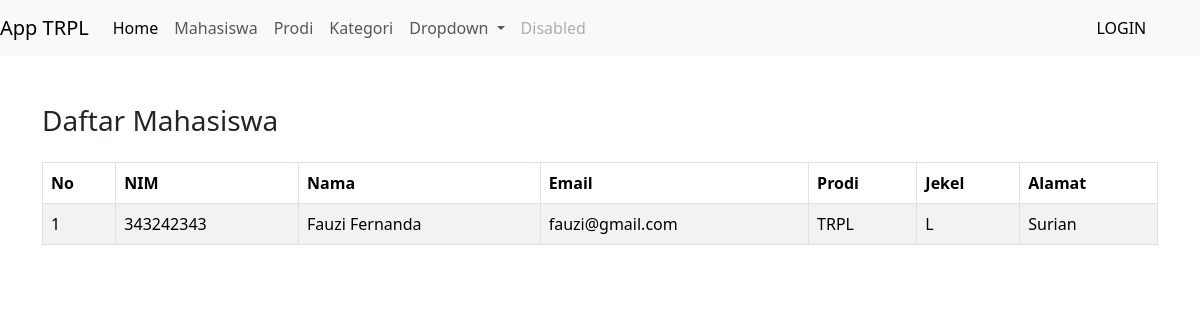
Page /?p=mhs on the committed database.
### tables this page shows
CREATE TABLE `mahasiswa` (
  `nim` varchar(10) NOT NULL,
  `nama` varchar(50) NOT NULL,
  `tgl_lahir` date NOT NULL,
  `jk` enum('L','P') NOT NULL,
  `email` varchar(50) NOT NULL,
  `alamat` varchar(100) NOT NULL,
  `prodi_id` int(11) NOT NULL,
  `hobi` varchar(50) NOT NULL
);

CREATE TABLE `prodi` (
  `id` int(11) NOT NULL,
  `nama_prodi` varchar(50) NOT NULL,
  `jenjang_studi` char(2) NOT NULL,
  `keterangan` varchar(100) NOT NULL
);

### mahasiswa.php (the view, shortened to what this page needs)
<?php
    $aksi = isset($_GET['aksi']) ? $_GET['aksi'] : 'list';
    switch ($aksi) {
        case 'list':
?>
    <h3 class="mb-4">Daftar Mahasiswa</h3>
        <table class="table table-bordered table-striped" id="example">
           <thead>
            <tr>
                <th>No</th>
                <th>NIM</th>
                <th>Nama</th>
                <th>Email</th>
                <th>Prodi</th>
                <th>Jekel</th>
                <th>Alamat</th>
            </tr>
        </thead>
            <?php
                include('koneksi.php');
                $getData = mysqli_query($db,"SELECT * FROM mahasiswa JOIN prodi ON mahasiswa.prodi_id = prodi.id");
                $no = 1;
                while($arrData = mysqli_fetch_array($getData)){
            ?>
           <tbody>
           <tr>
                <td><?= $no ?></td>
                <td><?= $arrData['nim'] ?></td>
                <td><?= $arrData['nama'] ?></td>
                <td><?= $arrData['email'] ?></td>
                <td><?= $arrData['nama_prodi'] ?></td>
                <td><?= $arrData['jk'] ?></td>
                <td><?= $arrData['alamat'] ?></td>
            </tr>
            </tbody>
        <?php
            $no++;
            }
        ?>
    </table>
    </div>
<?php
        break;
    }
?>

### rows in the picture
mahasiswa: nim "343242343", nama "Fauzi Fernanda", email "fauzi@gmail.com", prodi.nama_prodi "TRPL", jk "L", alamat "Surian"
